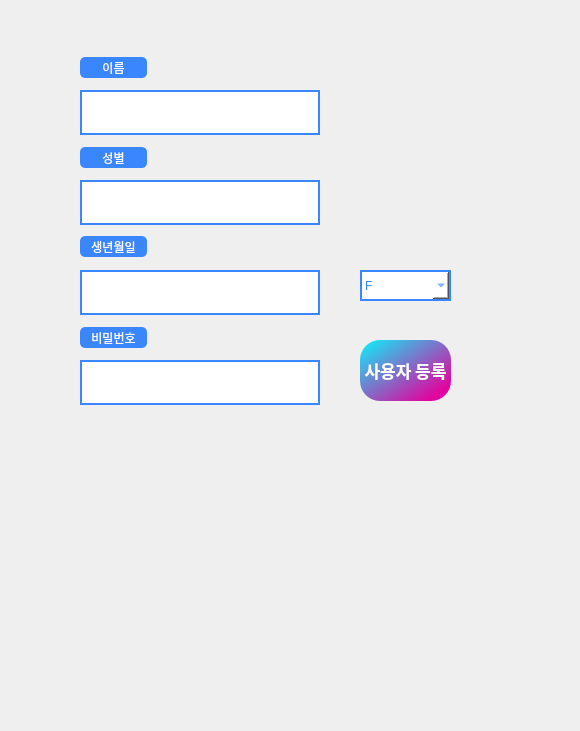
<?xml version="1.0" encoding="UTF-8"?>
<ui version="4.0">
 <class>Form</class>
 <widget class="QWidget" name="Form">
  <property name="geometry">
   <rect>
    <x>0</x>
    <y>0</y>
    <width>580</width>
    <height>731</height>
   </rect>
  </property>
  <property name="windowTitle">
   <string>Form</string>
  </property>
  <widget class="QLabel" name="Label_name">
   <property name="geometry">
    <rect>
     <x>80</x>
     <y>57</y>
     <width>67</width>
     <height>21</height>
    </rect>
   </property>
   <property name="styleSheet">
    <string notr="true">	color: white;
	background-color: rgb(58, 134, 255);
	border-radius: 5px;
</string>
   </property>
   <property name="text">
    <string>이름</string>
   </property>
   <property name="alignment">
    <set>Qt::AlignCenter</set>
   </property>
  </widget>
  <widget class="QTextEdit" name="Txt_name">
   <property name="geometry">
    <rect>
     <x>80</x>
     <y>90</y>
     <width>240</width>
     <height>45</height>
    </rect>
   </property>
   <property name="styleSheet">
    <string notr="true">
	color: rgb(58, 134, 255);
	background-color: white;
	border: 2px solid rgb(58, 134, 255);</string>
   </property>
  </widget>
  <widget class="QTextEdit" name="Txt_gender">
   <property name="geometry">
    <rect>
     <x>80</x>
     <y>180</y>
     <width>240</width>
     <height>45</height>
    </rect>
   </property>
   <property name="styleSheet">
    <string notr="true">
	color: rgb(58, 134, 255);
	background-color: white;
	border: 2px solid rgb(58, 134, 255);</string>
   </property>
  </widget>
  <widget class="QLabel" name="Label_gender">
   <property name="geometry">
    <rect>
     <x>80</x>
     <y>147</y>
     <width>67</width>
     <height>21</height>
    </rect>
   </property>
   <property name="styleSheet">
    <string notr="true">	color: white;
	background-color: rgb(58, 134, 255);
	border-radius: 5px;
</string>
   </property>
   <property name="text">
    <string>성별</string>
   </property>
   <property name="alignment">
    <set>Qt::AlignCenter</set>
   </property>
  </widget>
  <widget class="QTextEdit" name="Txt_birth">
   <property name="geometry">
    <rect>
     <x>80</x>
     <y>270</y>
     <width>240</width>
     <height>45</height>
    </rect>
   </property>
   <property name="styleSheet">
    <string notr="true">
	color: rgb(58, 134, 255);
	background-color: white;
	border: 2px solid rgb(58, 134, 255);</string>
   </property>
  </widget>
  <widget class="QLabel" name="Label_birth">
   <property name="geometry">
    <rect>
     <x>80</x>
     <y>236</y>
     <width>67</width>
     <height>21</height>
    </rect>
   </property>
   <property name="styleSheet">
    <string notr="true">	color: white;
	background-color: rgb(58, 134, 255);
	border-radius: 5px;
</string>
   </property>
   <property name="text">
    <string>생년월일</string>
   </property>
   <property name="alignment">
    <set>Qt::AlignCenter</set>
   </property>
  </widget>
  <widget class="QLabel" name="Label_pw">
   <property name="geometry">
    <rect>
     <x>80</x>
     <y>327</y>
     <width>67</width>
     <height>21</height>
    </rect>
   </property>
   <property name="styleSheet">
    <string notr="true">	color: white;
	background-color: rgb(58, 134, 255);
	border-radius: 5px;
</string>
   </property>
   <property name="text">
    <string>비밀번호</string>
   </property>
   <property name="alignment">
    <set>Qt::AlignCenter</set>
   </property>
  </widget>
  <widget class="QTextEdit" name="Txt_pw">
   <property name="geometry">
    <rect>
     <x>80</x>
     <y>360</y>
     <width>240</width>
     <height>45</height>
    </rect>
   </property>
   <property name="styleSheet">
    <string notr="true">
	color: rgb(58, 134, 255);
	background-color: white;
	border: 2px solid rgb(58, 134, 255);</string>
   </property>
  </widget>
  <widget class="QPushButton" name="Btn_resist">
   <property name="geometry">
    <rect>
     <x>360</x>
     <y>340</y>
     <width>91</width>
     <height>61</height>
    </rect>
   </property>
   <property name="font">
    <font>
     <family>aakar</family>
     <pointsize>13</pointsize>
     <weight>75</weight>
     <bold>true</bold>
    </font>
   </property>
   <property name="styleSheet">
    <string notr="true">color: white;
	background-color: qlineargradient(spread:pad, x1:0, y1:0, x2:0.857143, y2:0.857955, stop:0 rgba(10, 242, 251, 255), stop:1 rgba(224, 6, 159, 255));
	border-radius: 20px;</string>
   </property>
   <property name="text">
    <string>사용자 등록</string>
   </property>
  </widget>
  <widget class="QComboBox" name="cbox_Model">
   <property name="geometry">
    <rect>
     <x>360</x>
     <y>270</y>
     <width>91</width>
     <height>31</height>
    </rect>
   </property>
   <property name="styleSheet">
    <string notr="true">
	color: rgb(58, 134, 255);
	background-color: white;
	border: 2px solid rgb(58, 134, 255);
</string>
   </property>
   <item>
    <property name="text">
     <string>F</string>
    </property>
   </item>
   <item>
    <property name="text">
     <string>T</string>
    </property>
   </item>
   <item>
    <property name="text">
     <string>Thanos</string>
    </property>
   </item>
   <item>
    <property name="text">
     <string>Default</string>
    </property>
   </item>
  </widget>
 </widget>
 <resources/>
 <connections/>
</ui>
